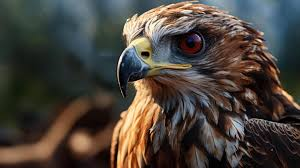
#> input picture image.png, 300 x 168 px
$ python 4.1_translation_rotation.py
#> lines starting #> are read from the running program, lines starting #| are printed output that depends on the picture
import cv2 as cv
import matplotlib.pyplot as plt
import numpy as np

img = cv.imread('image.png')
#> img is the input picture: shape (168, 300, 3); mean B, G, R 60.1, 67, 73.8

img_rgb = cv.cvtColor(img, cv.COLOR_BGR2RGB)

# scaling
scaled = cv.resize(img, None, fx=1.5, fy=1.5, interpolation=cv.INTER_LINEAR)
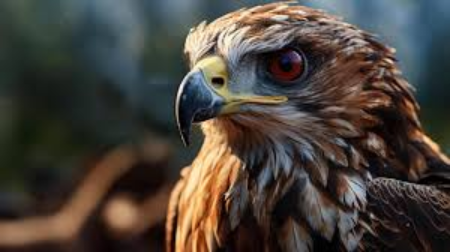
#> scaled: shape (252, 450, 3); mean B, G, R 60, 66.9, 73.7

# Translation
rows, cols = img.shape[:2]
#> rows = 168; cols = 300

tr = np.float32([[1,0,50], [0,1,30]])
translated = cv.warpAffine(img, tr, (cols, rows))
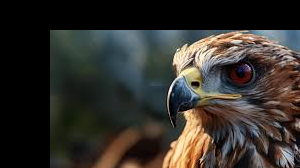
#> translated: shape (168, 300, 3); mean B, G, R 44, 49, 52.2

# roation
center = (cols//2, rows//2)
#> center = (150, 84)

M_rotate = cv.getRotationMatrix2D(center, 45, 1.0) # matrix roation by 45 degree
rotated_image = cv.warpAffine(img, M_rotate, (cols, rows))
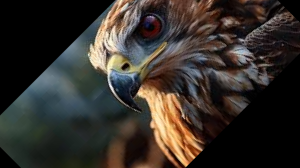
#> rotated_image: shape (168, 300, 3); mean B, G, R 43.2, 48.5, 53.8

# flipiing
flip_x = cv.flip(img, 0)
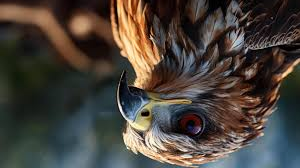
#> flip_x: shape (168, 300, 3); mean B, G, R 60.1, 67, 73.8
flip_y = cv.flip(img, 1)
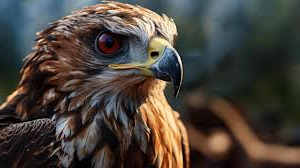
#> flip_y: shape (168, 300, 3); mean B, G, R 60.1, 67, 73.8
flip_xy = cv.flip(img, -1)
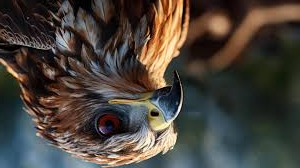
#> flip_xy: shape (168, 300, 3); mean B, G, R 60.1, 67, 73.8


plt.figure(figsize=(10,15))

plt.subplot(2,2,1)
plt.axis('off')
plt.title('Rotated Image')

plt.imshow(rotated_image)


plt.subplot(2,2,2)
plt.axis('off')
plt.title('Scaled Image')
plt.imshow(scaled)


plt.subplot(2,2,3)
plt.axis('off')
plt.title('Translated Image')
plt.imshow(translated)


plt.subplot(2,2,4)
plt.axis('off')
plt.title('Original Image')
plt.imshow(img_rgb)


plt.show()
#> figure, not shown here; B, G, R data is drawn as R, G, B


plt.figure(figsize=(10,15))

plt.subplot(2,2,1)
plt.axis('off')
plt.title('Original Image')
plt.imshow(img_rgb)

plt.subplot(2,2,2)
plt.axis('off')
plt.title('Flip X Image')
plt.imshow(flip_x)

plt.subplot(2,2,3)
plt.axis('off')
plt.title('Flip Y Image')
plt.imshow(flip_y)

plt.subplot(2,2,4)
plt.axis('off')
plt.title('Flip XY Image')
plt.imshow(flip_xy)

plt.show()
#> figure, not shown here; B, G, R data is drawn as R, G, B
